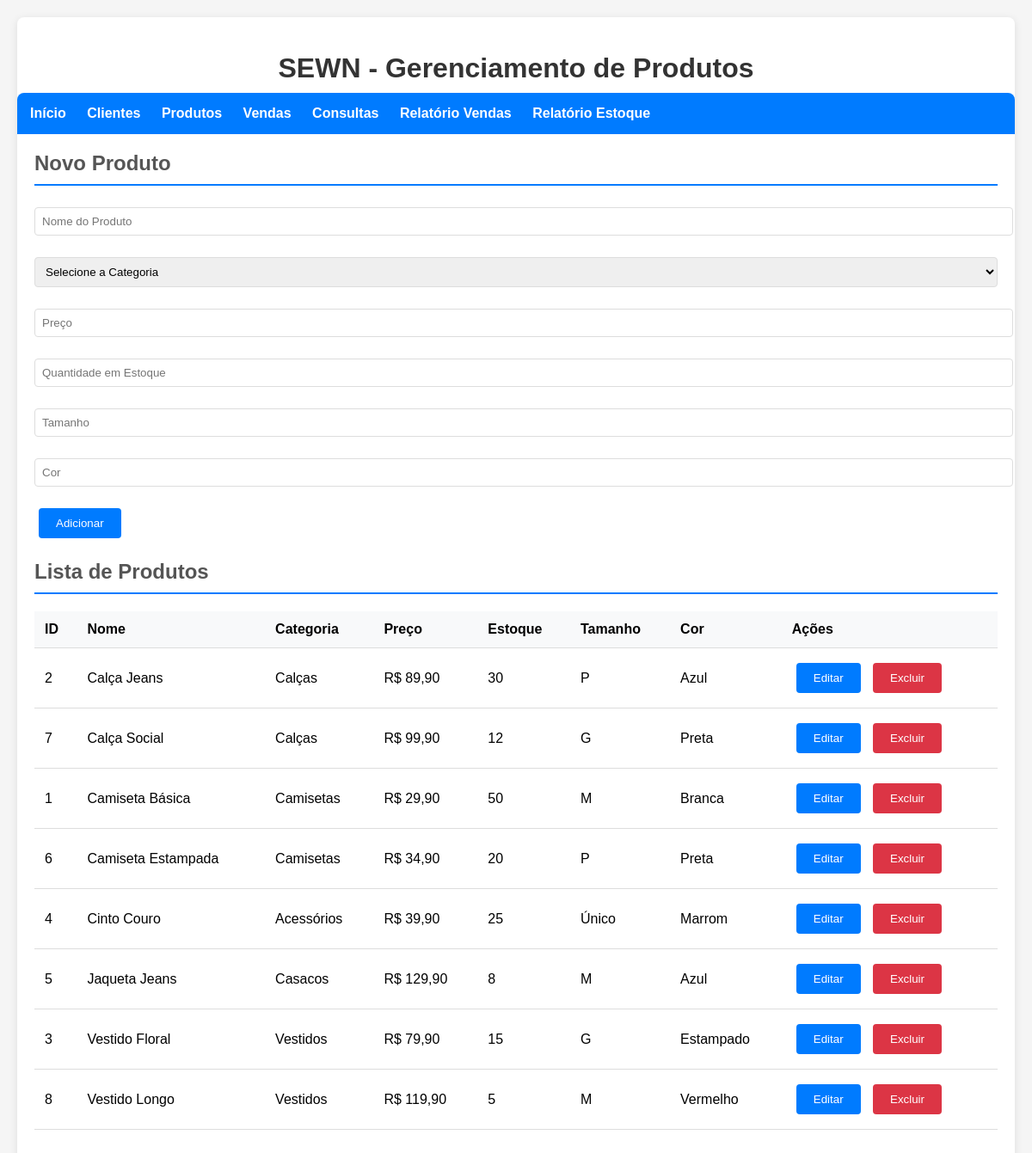
Page /pages/produtos.php on the committed database.
### tables this page shows
CREATE TABLE produtos (
    id INT PRIMARY KEY AUTO_INCREMENT,
    nome VARCHAR(100) NOT NULL,
    categoria_id INT,
    preco DECIMAL(10,2) NOT NULL,
    estoque INT NOT NULL DEFAULT 0,
    tamanho VARCHAR(10),
    cor VARCHAR(30),
    created_at TIMESTAMP DEFAULT CURRENT_TIMESTAMP,
    FOREIGN KEY (categoria_id) REFERENCES categorias(id)
);

CREATE TABLE categorias (
    id INT PRIMARY KEY AUTO_INCREMENT,
    nome VARCHAR(50) NOT NULL
);

### pages/produtos.php (the view, shortened to what this page needs)
<?php
require_once '../config/database.php';
$produtos = $pdo->query("SELECT p.*, c.nome as categoria FROM produtos p LEFT JOIN categorias c ON p.categoria_id = c.id ORDER BY p.nome")->fetchAll();
$editProduto = null;
?>
<!DOCTYPE html>
<html lang="pt-br">
<head>
    <link rel="stylesheet" href="../css/style.css">
</head>
<body>
    <div class="container">
        <h1>SEWN - Gerenciamento de Produtos</h1>
        <nav>
            <a href="../index.php">Início</a>
            <a href="clientes.php">Clientes</a>
            <a href="produtos.php">Produtos</a>
            <a href="vendas.php">Vendas</a>
            <a href="consultas.php">Consultas</a>
            <a href="../reports/vendas_cliente.php">Relatório Vendas</a>
            <a href="../reports/estoque_baixo.php">Relatório Estoque</a>
        </nav>
        <h2><?= $editProduto ? 'Editar Produto' : 'Novo Produto' ?></h2>
        <form method="POST">
            <div class="form-group">
                <input type="text" name="nome" placeholder="Nome do Produto" value="<?= $editProduto['nome'] ?? '' ?>" required>
            </div>
            <div class="form-group">
                <select name="categoria_id" required>
                    <option value="">Selecione a Categoria</option>
                </select>
            </div>
            <div class="form-group">
                <input type="number" step="0.01" name="preco" placeholder="Preço" value="<?= $editProduto['preco'] ?? '' ?>" required>
            </div>
            <div class="form-group">
                <input type="number" name="estoque" placeholder="Quantidade em Estoque" value="<?= $editProduto['estoque'] ?? '' ?>" required>
            </div>
            <div class="form-group">
                <input type="text" name="tamanho" placeholder="Tamanho" value="<?= $editProduto['tamanho'] ?? '' ?>">
            </div>
            <div class="form-group">
                <input type="text" name="cor" placeholder="Cor" value="<?= $editProduto['cor'] ?? '' ?>">
            </div>
            <button type="submit"><?= $editProduto ? 'Atualizar' : 'Adicionar' ?></button>
        </form>
        <h2>Lista de Produtos</h2>
        <table>
            <thead>
                <tr>
                    <th>ID</th>
                    <th>Nome</th>
                    <th>Categoria</th>
                    <th>Preço</th>
                    <th>Estoque</th>
                    <th>Tamanho</th>
                    <th>Cor</th>
                    <th>Ações</th>
                </tr>
            </thead>
            <tbody>
                <?php foreach ($produtos as $produto): ?>
                <tr>
                    <td><?= $produto['id'] ?></td>
                    <td><?= $produto['nome'] ?></td>
                    <td><?= $produto['categoria'] ?></td>
                    <td>R$ <?= number_format($produto['preco'], 2, ',', '.') ?></td>
                    <td><?= $produto['estoque'] ?></td>
                    <td><?= $produto['tamanho'] ?></td>
                    <td><?= $produto['cor'] ?></td>
                    <td>
                        <a href="?edit=<?= $produto['id'] ?>"><button>Editar</button></a>
                        <form method="POST" style="display:inline;">
                            <button type="submit" class="btn-danger" onclick="return confirm('Tem certeza?')">Excluir</button>
                        </form>
                    </td>
                </tr>
                <?php endforeach; ?>
            </tbody>
        </table>
    </div>
</body>
</html>

### css/style.css (style rules this page uses)
body { font-family: Arial, sans-serif; margin: 0; padding: 20px; background: #f5f5f5; }
.container { max-width: 1200px; margin: 0 auto; background: white; padding: 20px; border-radius: 8px; box-shadow: 0 2px 10px rgba(0, 0, 0, 0.1); }
h1 { color: #333; text-align: center; margin-bottom: 30px; }
h2 { color: #555; border-bottom: 2px solid #007bff; padding-bottom: 10px; }
nav { background: #007bff; padding: 15px; margin: -20px -20px 20px -20px; border-radius: 8px 8px 0 0; }
nav a { color: white; text-decoration: none; margin-right: 20px; font-weight: bold; }
table { width: 100%; border-collapse: collapse; margin: 20px 0; }
th, td { padding: 12px; text-align: left; border-bottom: 1px solid #ddd; }
th { background: #f8f9fa; font-weight: bold; }
form { margin: 20px 0; }
input, select, textarea { width: 100%; padding: 8px; margin: 5px 0; border: 1px solid #ddd; border-radius: 4px; }
button { background: #007bff; color: white; padding: 10px 20px; border: none; border-radius: 4px; cursor: pointer; margin: 5px; }
.btn-danger { background: #dc3545; }
.form-group { margin-bottom: 15px; }

### rows in the picture
produtos: id "2", nome "Calça Jeans", categoria.nome "Calças", preco "89,90", estoque "30", tamanho "P", cor "Azul"
produtos: id "7", nome "Calça Social", categoria.nome "Calças", preco "99,90", estoque "12", tamanho "G", cor "Preta"
produtos: id "1", nome "Camiseta Básica", categoria.nome "Camisetas", preco "29,90", estoque "50", tamanho "M", cor "Branca"
produtos: id "6", nome "Camiseta Estampada", categoria.nome "Camisetas", preco "34,90", estoque "20", tamanho "P", cor "Preta"
produtos: id "4", nome "Cinto Couro", categoria.nome "Acessórios", preco "39,90", estoque "25", tamanho "Único", cor "Marrom"
produtos: id "5", nome "Jaqueta Jeans", categoria.nome "Casacos", preco "129,90", estoque "8", tamanho "M", cor "Azul"
produtos: id "3", nome "Vestido Floral", categoria.nome "Vestidos", preco "79,90", estoque "15", tamanho "G", cor "Estampado"
produtos: id "8", nome "Vestido Longo", categoria.nome "Vestidos", preco "119,90", estoque "5", tamanho "M", cor "Vermelho"
